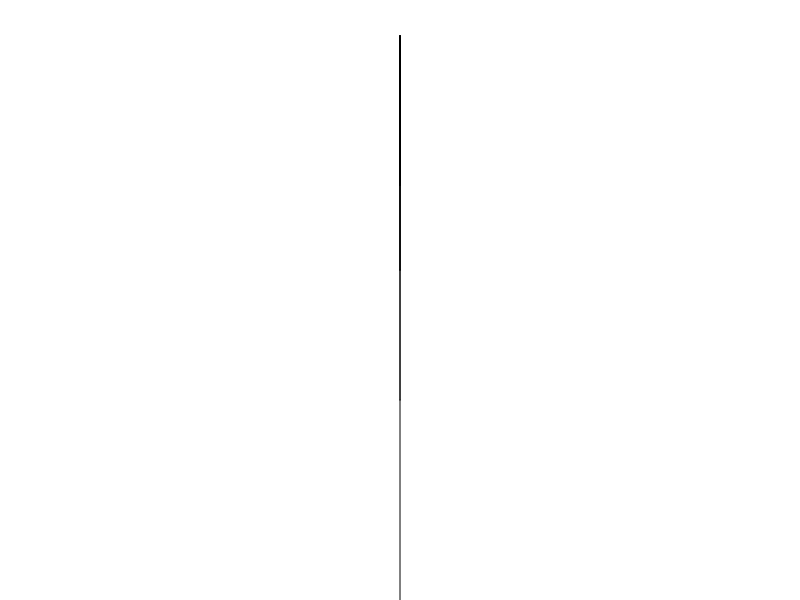
Frame 1 (no input)
Frame 60 (no input): identical to frame 1, image omitted
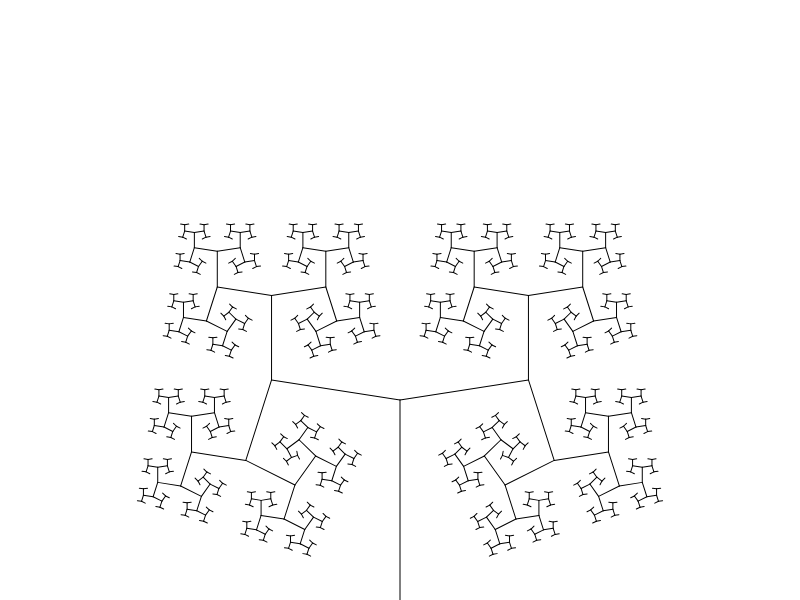
Frame 120 (the mouse pressed at the canvas centre since frame 60)

The p5.js sketch that drew these frames (run headless with seeded random() and noise() and a simulated clock; from frame 60 on, the mouse is pressed at the canvas centre):

// p5.js sketch
// ── sketch.js
let count = 10;
let len = 200;
let red = 0.65;
let angle = 45;

function setup() {
  createCanvas(800, 600);
}

function draw() {
  //background(255);
  createCanvas(800, 600);
  translate(width / 2, height);
  angle = map(mouseX, 0, width, 0, 60);
  branch(len);
}

function branch(len) {
  line(0, 0, 0, -len);
  translate(0, -len);
  len *= red;
  count--;
  if (len > 4) {
    push();
    rotate(angle);
    //line(0, 0, 0, -len);
    branch(len)
    pop();
    push();
    rotate(-angle);
    //line(0, 0, 0, -len);
    branch(len);
    pop();
  }
}
